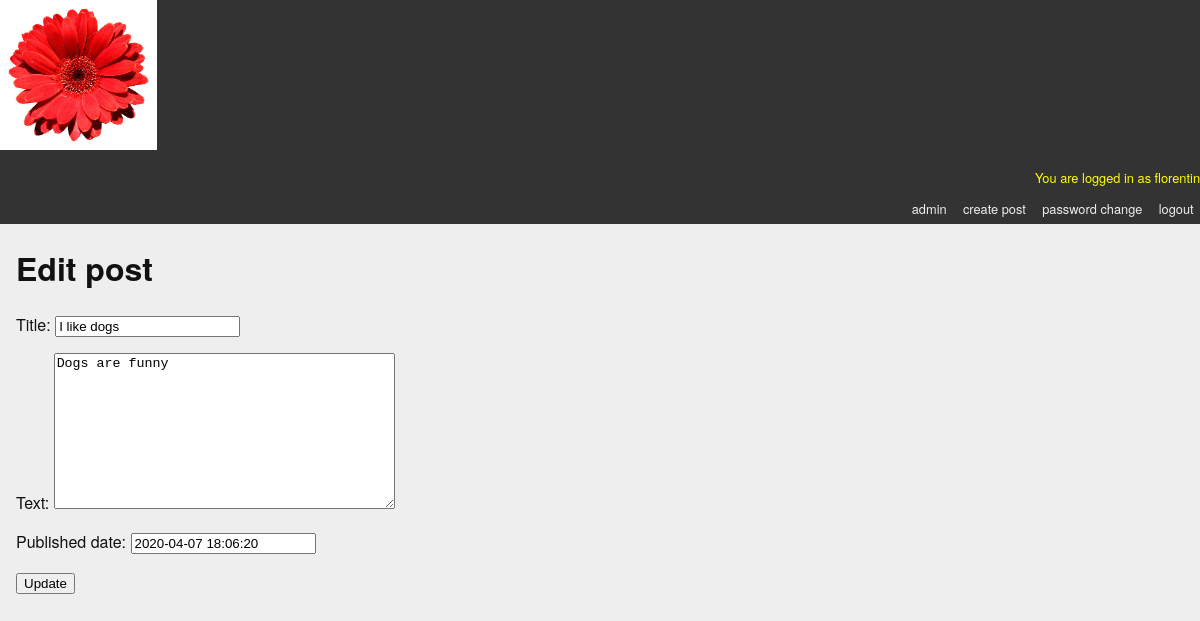
Screenshot of /post/1/edit/ (signed in) with the database file from the repository.
### blogging/models.py (models this page shows, shortened)
class Post(models.Model):
    title = models.CharField(max_length=128)
    text = models.TextField(blank=True)
    author = models.ForeignKey(User, on_delete=models.CASCADE)
    created_date = models.DateTimeField(auto_now_add=True)
    modified_date = models.DateTimeField(auto_now=True)
    published_date = models.DateTimeField(blank=True, null= True)

### blogging/views.py (the view)
# urls.py: path('post/<int:pk>/edit/', PostUpdateView.as_view(), name='post_edit'),
class PostUpdateView(LoginRequiredMixin, UserPassesTestMixin, UpdateView):
    model = Post
    template_name = 'post_edit.html'
    login_url = "login"
    fields = ('title', 'text', 'published_date', )
    def test_func(self):
        obj = self.get_object()
        return obj.author == self.request.user

### mysite/templates/post_edit.html
{% extends 'base.html' %}
{% block content %}
    <h1>Edit post</h1>
    <form action="" method="post">{% csrf_token %}
      {{ form.as_p }}
    <input type="submit" value="Update" />
</form>
{% endblock content %}

### mysite/templates/base.html (shortened to what this page needs)
{% load static %}
{% load socialaccount %}
<!DOCTYPE html>
<html>
  <head>
    <link type="text/css"  href="{% static 'css/django_blog.css' %}" rel="stylesheet">
  </head>
  <body>
    <div id="header">
     <div class="nav-right">
     <img class="img" src="{% static 'images/flower.jpg' %}">
      <ul id="control-bar">
      {% if user.is_authenticated %}
          <p><font color="yellow">You are logged in as {{user.username}}</font></p>
          {% if user.is_staff %}
              <li><a href="{% url 'admin:index' %}">admin</a></li>
          {% endif %}
          <li class="nav-item"><a href="{% url 'post_create' %}">create post</a></li>
          <li><a href="{% url 'password_change' %}">password change</a></li>
          <li><a href="{% url 'account_logout' %}">logout</a></li>
      {% else %}
          <p><font color="red"> You are not logged in</font></p>
          <li><a href="{% url 'account_login' %}">login</a></li>
          <li><a class="btn btn-outline-primary" href="{% url 'account_signup' %}">sign up</a></li>
      {% endif %}
      </ul>
     </div>
    </div>
    <div id="container">
      <div id="content">
      {% block content %}{% endblock %}
      </div>
    </div>
  </body>
</html>

### blogging/static/css/django_blog.css (style rules this page uses)
body { background-color: #eee; color: #111; font-family: "HelveticaNeue-Light", "Helvetica Neue Light", "Helvetica Neue", Helvetica, Arial, "Lucida Grande", sans-serif; margin:0; padding:0; }
#container { margin:0; padding:0; margin-top: 0px; }
#header { background-color: #333; border-botton: 1px solid #111; margin:0; padding:0; }
#control-bar { margin: 0em 0em 1em; list-style: none; list-style-type: none; text-align: right; color: #eee; font-size: 80%; padding-bottom: 0.4em; }
#control-bar li { display: inline-block; }
#control-bar li a { color: #eee; padding: 0.5em; text-decoration: none; }
#content { margin: 0em 1em 1em; }
.img { height: 150px; width: auto; }

### rows the page displays
Post: title "I like dogs", text "Dogs are funny", published_date "2020-04-07 18:06:20"

### other values shown
{{ user.username }} "florentin"
